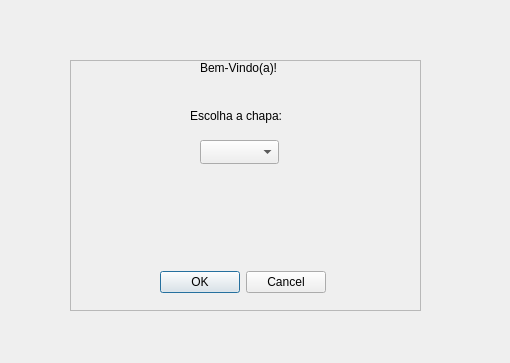
<?xml version="1.0" encoding="UTF-8"?>
<ui version="4.0">
 <class>Dialog</class>
 <widget class="QDialog" name="Dialog">
  <property name="geometry">
   <rect>
    <x>0</x>
    <y>0</y>
    <width>510</width>
    <height>363</height>
   </rect>
  </property>
  <property name="windowTitle">
   <string>Dialog</string>
  </property>
  <widget class="QFrame" name="frame">
   <property name="geometry">
    <rect>
     <x>70</x>
     <y>60</y>
     <width>351</width>
     <height>251</height>
    </rect>
   </property>
   <property name="frameShape">
    <enum>QFrame::StyledPanel</enum>
   </property>
   <property name="frameShadow">
    <enum>QFrame::Raised</enum>
   </property>
   <widget class="QDialogButtonBox" name="buttonBox">
    <property name="geometry">
     <rect>
      <x>90</x>
      <y>210</y>
      <width>166</width>
      <height>24</height>
     </rect>
    </property>
    <property name="standardButtons">
     <set>QDialogButtonBox::Cancel|QDialogButtonBox::Ok</set>
    </property>
   </widget>
   <widget class="QLabel" name="LabelEscolha">
    <property name="geometry">
     <rect>
      <x>120</x>
      <y>40</y>
      <width>111</width>
      <height>31</height>
     </rect>
    </property>
    <property name="text">
     <string>Escolha a chapa:</string>
    </property>
   </widget>
   <widget class="QLabel" name="labelBV">
    <property name="geometry">
     <rect>
      <x>130</x>
      <y>0</y>
      <width>91</width>
      <height>16</height>
     </rect>
    </property>
    <property name="text">
     <string>Bem-Vindo(a)!</string>
    </property>
   </widget>
   <widget class="QComboBox" name="BoxEscolhaCh">
    <property name="geometry">
     <rect>
      <x>130</x>
      <y>80</y>
      <width>79</width>
      <height>24</height>
     </rect>
    </property>
   </widget>
  </widget>
 </widget>
 <resources/>
 <connections/>
</ui>
